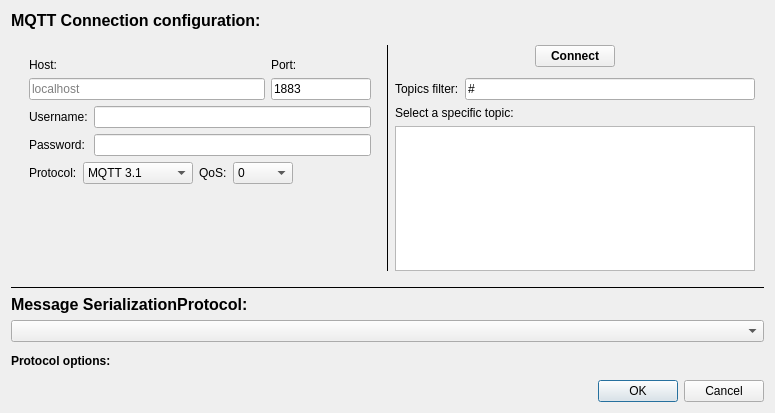
<?xml version="1.0" encoding="UTF-8"?>
<ui version="4.0">
 <class>DataStreamMQTT</class>
 <widget class="QDialog" name="DataStreamMQTT">
  <property name="geometry">
   <rect>
    <x>0</x>
    <y>0</y>
    <width>775</width>
    <height>413</height>
   </rect>
  </property>
  <property name="windowTitle">
   <string>MQTT Subscriber</string>
  </property>
  <layout class="QVBoxLayout" name="verticalLayout_3">
   <item>
    <widget class="QLabel" name="label">
     <property name="font">
      <font>
       <pointsize>12</pointsize>
       <weight>75</weight>
       <bold>true</bold>
      </font>
     </property>
     <property name="text">
      <string>MQTT Connection configuration:</string>
     </property>
    </widget>
   </item>
   <item>
    <widget class="QFrame" name="mqttFrame">
     <layout class="QHBoxLayout" name="connectionLayout">
      <item>
       <widget class="QFrame" name="connectionFrame">
        <layout class="QVBoxLayout" name="verticalLayout">
         <item>
          <layout class="QGridLayout" name="gridLayout">
           <property name="topMargin">
            <number>4</number>
           </property>
           <item row="0" column="1">
            <widget class="QLabel" name="label_4">
             <property name="text">
              <string>Host:</string>
             </property>
            </widget>
           </item>
           <item row="1" column="2">
            <widget class="QLineEdit" name="lineEditPort">
             <property name="maximumSize">
              <size>
               <width>100</width>
               <height>16777215</height>
              </size>
             </property>
             <property name="text">
              <string>1883</string>
             </property>
             <property name="placeholderText">
              <string>1883</string>
             </property>
            </widget>
           </item>
           <item row="0" column="2">
            <widget class="QLabel" name="label_11">
             <property name="text">
              <string>Port:</string>
             </property>
            </widget>
           </item>
           <item row="1" column="1">
            <widget class="QLineEdit" name="lineEditHost">
             <property name="placeholderText">
              <string>localhost</string>
             </property>
            </widget>
           </item>
          </layout>
         </item>
         <item>
          <layout class="QFormLayout" name="formLayout_2">
           <item row="1" column="0">
            <widget class="QLabel" name="label_7">
             <property name="text">
              <string>Username:</string>
             </property>
            </widget>
           </item>
           <item row="1" column="1">
            <widget class="QLineEdit" name="lineEditUsername"/>
           </item>
           <item row="2" column="0">
            <widget class="QLabel" name="label_8">
             <property name="text">
              <string>Password:</string>
             </property>
            </widget>
           </item>
           <item row="2" column="1">
            <widget class="QLineEdit" name="lineEditPassword">
             <property name="echoMode">
              <enum>QLineEdit::Password</enum>
             </property>
            </widget>
           </item>
          </layout>
         </item>
         <item>
          <layout class="QHBoxLayout" name="horizontalLayout">
           <property name="topMargin">
            <number>0</number>
           </property>
           <item>
            <widget class="QLabel" name="label_10">
             <property name="text">
              <string>Protocol:</string>
             </property>
            </widget>
           </item>
           <item>
            <widget class="QComboBox" name="comboBoxVersion">
             <property name="minimumSize">
              <size>
               <width>110</width>
               <height>0</height>
              </size>
             </property>
             <item>
              <property name="text">
               <string>MQTT 3.1</string>
              </property>
             </item>
             <item>
              <property name="text">
               <string>MQTT 3.1.1</string>
              </property>
             </item>
             <item>
              <property name="text">
               <string>MQTT 5</string>
              </property>
             </item>
            </widget>
           </item>
           <item>
            <widget class="QLabel" name="label_5">
             <property name="text">
              <string>QoS:</string>
             </property>
            </widget>
           </item>
           <item>
            <widget class="QComboBox" name="comboBoxQoS">
             <property name="minimumSize">
              <size>
               <width>60</width>
               <height>0</height>
              </size>
             </property>
             <item>
              <property name="text">
               <string>0</string>
              </property>
             </item>
             <item>
              <property name="text">
               <string>1</string>
              </property>
             </item>
             <item>
              <property name="text">
               <string>2</string>
              </property>
             </item>
            </widget>
           </item>
           <item>
            <spacer name="horizontalSpacer_3">
             <property name="orientation">
              <enum>Qt::Horizontal</enum>
             </property>
             <property name="sizeHint" stdset="0">
              <size>
               <width>40</width>
               <height>20</height>
              </size>
             </property>
            </spacer>
           </item>
          </layout>
         </item>
         <item>
          <spacer name="verticalSpacer_2">
           <property name="orientation">
            <enum>Qt::Vertical</enum>
           </property>
           <property name="sizeHint" stdset="0">
            <size>
             <width>20</width>
             <height>40</height>
            </size>
           </property>
          </spacer>
         </item>
        </layout>
       </widget>
      </item>
      <item>
       <widget class="Line" name="line">
        <property name="frameShadow">
         <enum>QFrame::Plain</enum>
        </property>
        <property name="orientation">
         <enum>Qt::Vertical</enum>
        </property>
       </widget>
      </item>
      <item>
       <layout class="QVBoxLayout" name="verticalLayout_2">
        <item>
         <layout class="QHBoxLayout" name="horizontalLayout_3">
          <property name="topMargin">
           <number>0</number>
          </property>
          <property name="bottomMargin">
           <number>5</number>
          </property>
          <item>
           <spacer name="horizontalSpacer_2">
            <property name="orientation">
             <enum>Qt::Horizontal</enum>
            </property>
            <property name="sizeHint" stdset="0">
             <size>
              <width>40</width>
              <height>20</height>
             </size>
            </property>
           </spacer>
          </item>
          <item>
           <widget class="QPushButton" name="buttonConnect">
            <property name="font">
             <font>
              <weight>75</weight>
              <bold>true</bold>
             </font>
            </property>
            <property name="text">
             <string>Connect</string>
            </property>
           </widget>
          </item>
          <item>
           <spacer name="horizontalSpacer">
            <property name="orientation">
             <enum>Qt::Horizontal</enum>
            </property>
            <property name="sizeHint" stdset="0">
             <size>
              <width>40</width>
              <height>20</height>
             </size>
            </property>
           </spacer>
          </item>
         </layout>
        </item>
        <item>
         <layout class="QFormLayout" name="formLayout_3">
          <item row="0" column="0">
           <widget class="QLabel" name="label_3">
            <property name="text">
             <string>Topics filter:</string>
            </property>
           </widget>
          </item>
          <item row="0" column="1">
           <widget class="QLineEdit" name="lineEditTopicFilter">
            <property name="text">
             <string>#</string>
            </property>
            <property name="placeholderText">
             <string>#</string>
            </property>
           </widget>
          </item>
         </layout>
        </item>
        <item>
         <widget class="QLabel" name="label_12">
          <property name="text">
           <string>Select a specific topic:</string>
          </property>
         </widget>
        </item>
        <item>
         <widget class="QListWidget" name="listWidget">
          <property name="enabled">
           <bool>true</bool>
          </property>
          <property name="editTriggers">
           <set>QAbstractItemView::NoEditTriggers</set>
          </property>
         </widget>
        </item>
       </layout>
      </item>
     </layout>
    </widget>
   </item>
   <item>
    <widget class="Line" name="line_2">
     <property name="frameShadow">
      <enum>QFrame::Plain</enum>
     </property>
     <property name="orientation">
      <enum>Qt::Horizontal</enum>
     </property>
    </widget>
   </item>
   <item>
    <widget class="QLabel" name="label_6">
     <property name="font">
      <font>
       <pointsize>12</pointsize>
       <weight>75</weight>
       <bold>true</bold>
      </font>
     </property>
     <property name="text">
      <string>Message SerializationProtocol:</string>
     </property>
    </widget>
   </item>
   <item>
    <widget class="QComboBox" name="comboBoxProtocol"/>
   </item>
   <item>
    <widget class="QWidget" name="widgetOptions" native="true">
     <property name="font">
      <font>
       <weight>75</weight>
       <bold>true</bold>
      </font>
     </property>
     <layout class="QVBoxLayout" name="layoutOptions">
      <property name="leftMargin">
       <number>0</number>
      </property>
      <property name="topMargin">
       <number>6</number>
      </property>
      <property name="rightMargin">
       <number>0</number>
      </property>
      <property name="bottomMargin">
       <number>6</number>
      </property>
      <item>
       <widget class="QLabel" name="label_9">
        <property name="text">
         <string>Protocol options:</string>
        </property>
       </widget>
      </item>
     </layout>
    </widget>
   </item>
   <item>
    <spacer name="verticalSpacer">
     <property name="orientation">
      <enum>Qt::Vertical</enum>
     </property>
     <property name="sizeHint" stdset="0">
      <size>
       <width>20</width>
       <height>11</height>
      </size>
     </property>
    </spacer>
   </item>
   <item>
    <widget class="QDialogButtonBox" name="buttonBox">
     <property name="orientation">
      <enum>Qt::Horizontal</enum>
     </property>
     <property name="standardButtons">
      <set>QDialogButtonBox::Cancel|QDialogButtonBox::Ok</set>
     </property>
    </widget>
   </item>
  </layout>
 </widget>
 <resources/>
 <connections>
  <connection>
   <sender>buttonBox</sender>
   <signal>accepted()</signal>
   <receiver>DataStreamMQTT</receiver>
   <slot>accept()</slot>
   <hints>
    <hint type="sourcelabel">
     <x>248</x>
     <y>254</y>
    </hint>
    <hint type="destinationlabel">
     <x>157</x>
     <y>274</y>
    </hint>
   </hints>
  </connection>
  <connection>
   <sender>buttonBox</sender>
   <signal>rejected()</signal>
   <receiver>DataStreamMQTT</receiver>
   <slot>reject()</slot>
   <hints>
    <hint type="sourcelabel">
     <x>316</x>
     <y>260</y>
    </hint>
    <hint type="destinationlabel">
     <x>286</x>
     <y>274</y>
    </hint>
   </hints>
  </connection>
 </connections>
</ui>
